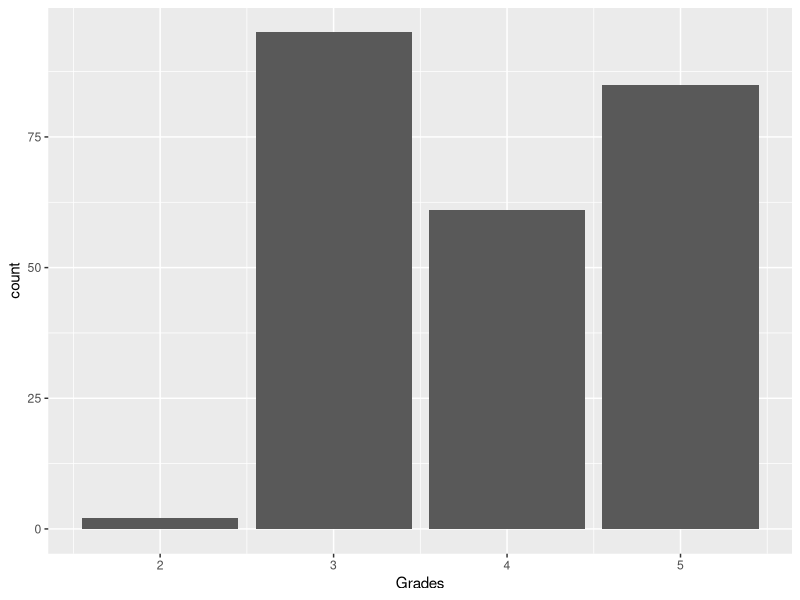
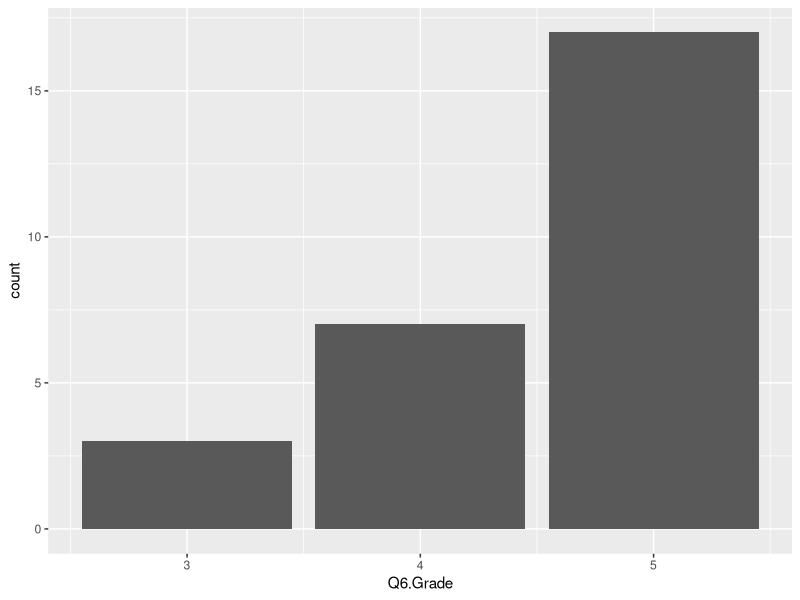
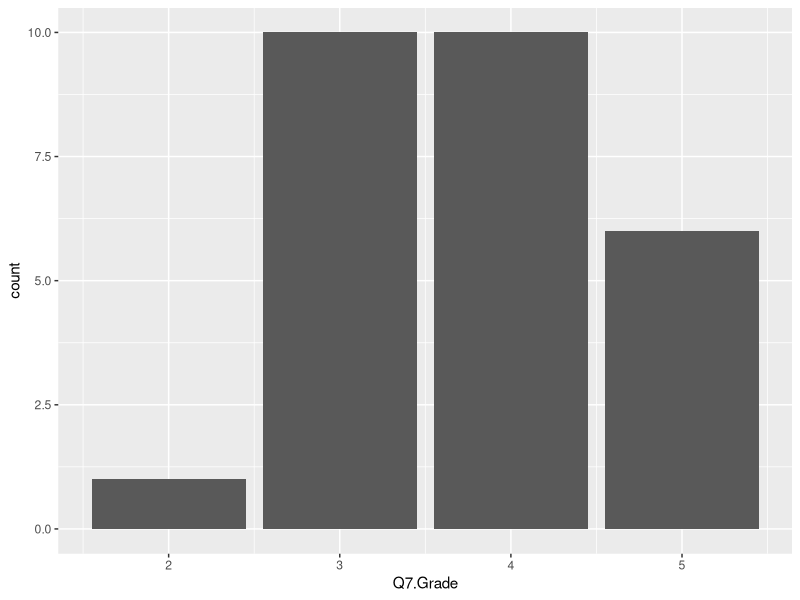
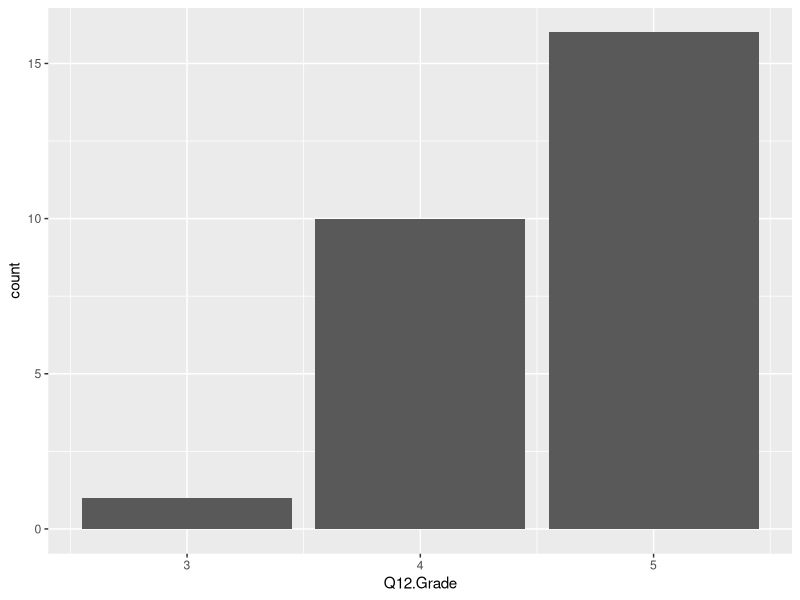
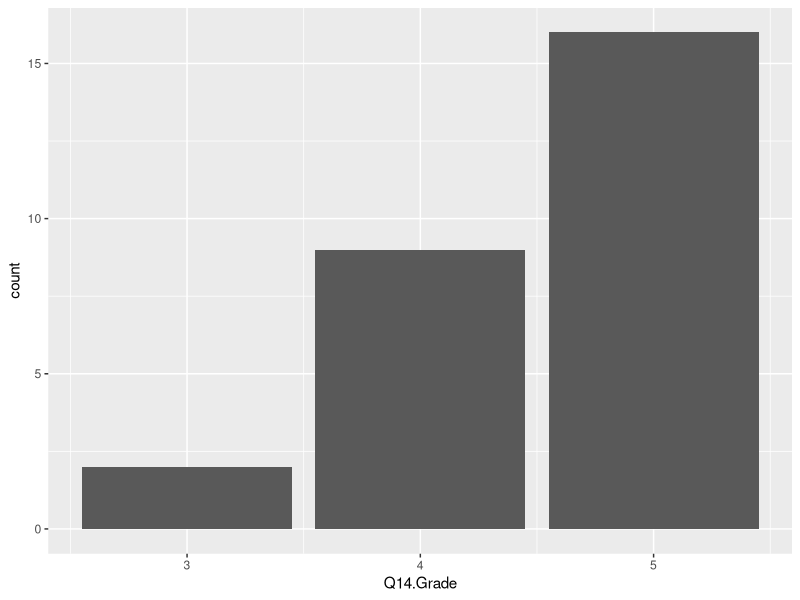
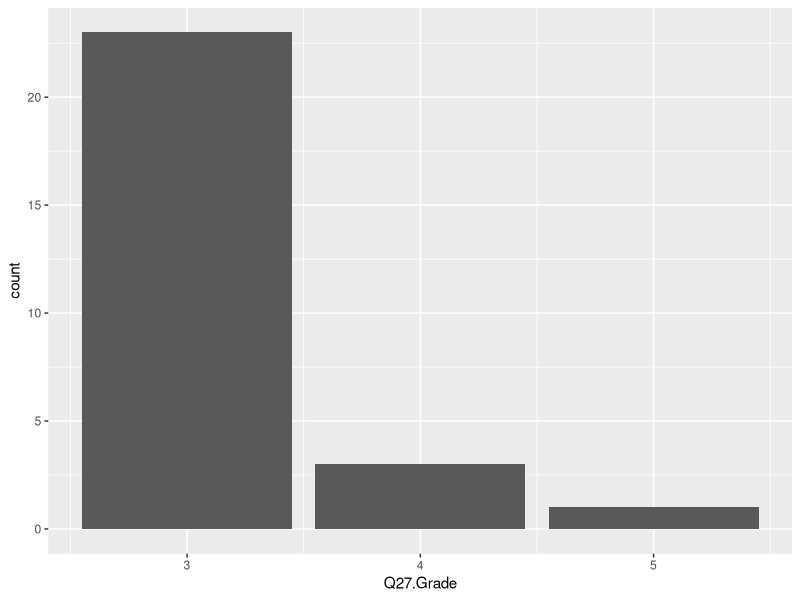
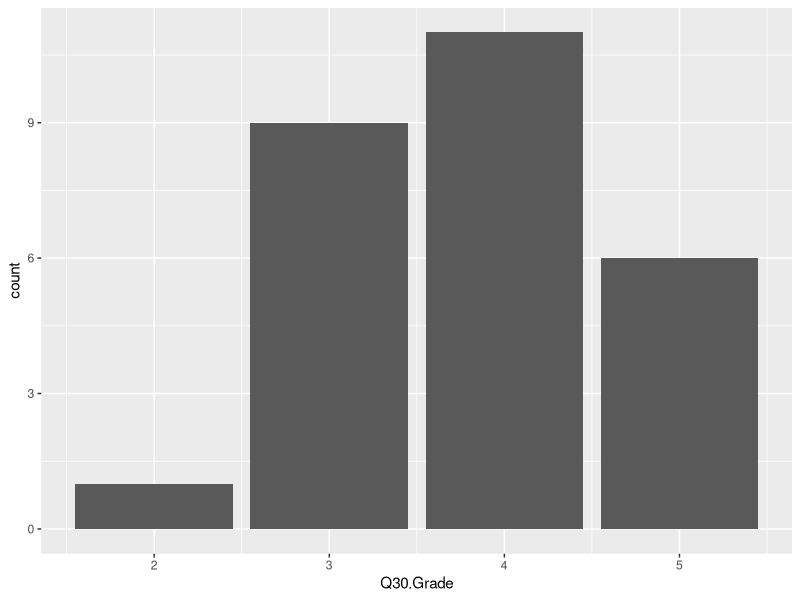
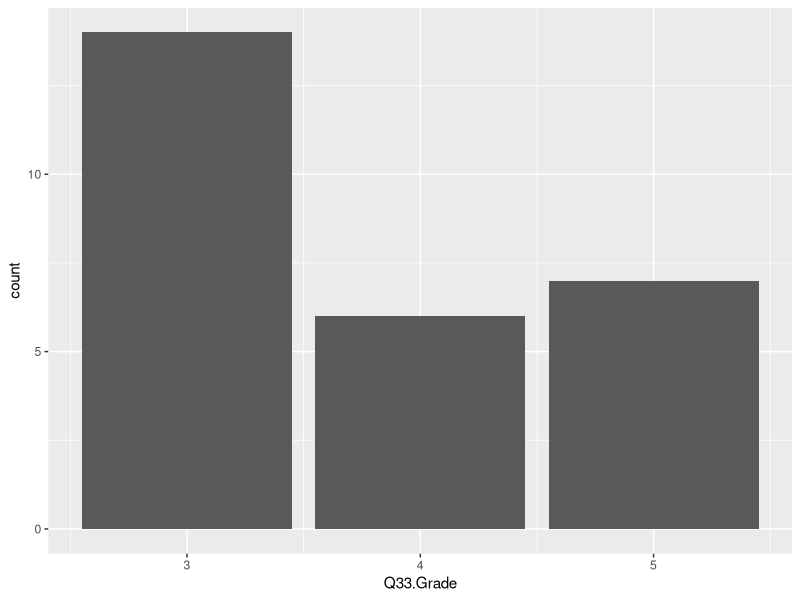

R code for these plots, in order:
## ---- chunk 1
knitr::opts_chunk$set(echo = TRUE)
## ---- chunk 2
setwd("~/Documents/FROST-SUMMER-2022")

library(tidyverse)
library(readxl)  
CK2.1 <- read_excel("FROST Grading CK 2.1_final.xlsx")
## ---- chunk 3
CK2.1_clean <- drop_na(CK2.1)
CK2.1_clean = subset(CK2.1_clean, select = -c(Student, GroupCK.2.1))
## ---- chunk 4
CK2.1_all <- data.frame(unlist(CK2.1_clean))
colnames(CK2.1_all)[1] <- "Grades"
## ---- chunk 5
CK2.1_all %>%
  count(Grades)
## ---- chunk 6
CK2.1_all %>%
  ggplot() +
  geom_bar(aes(x = Grades))
## ---- chunk 7
CK2.1_clean %>%
  count(Q6.Grade)
## ---- chunk 8
CK2.1_clean %>%
  ggplot() +
  geom_bar(aes(x = Q6.Grade))
## ---- chunk 9
CK2.1_clean %>%
  count(Q7.Grade)
## ---- chunk 10
CK2.1_clean %>%
  ggplot() +
  geom_bar(aes(x = Q7.Grade))
## ---- chunk 11
CK2.1_clean %>%
  count(Q12.Grade)
## ---- chunk 12
CK2.1_clean %>%
  ggplot() +
  geom_bar(aes(x = Q12.Grade))
## ---- chunk 13
CK2.1_clean %>%
  count(Q14.Grade)
## ---- chunk 14
CK2.1_clean %>%
  ggplot() +
  geom_bar(aes(x = Q14.Grade))
## ---- chunk 15
CK2.1_clean %>%
  count(Q27.Grade)
## ---- chunk 16
CK2.1_clean %>%
  ggplot() +
  geom_bar(aes(x = Q27.Grade))
## ---- chunk 17
CK2.1_clean %>%
  count(Q30.Grade)
## ---- chunk 18
CK2.1_clean %>%
  ggplot() +
  geom_bar(aes(x = Q30.Grade))
## ---- chunk 19
CK2.1_clean %>%
  count(Q33.Grade)
## ---- chunk 20
CK2.1_clean %>%
  ggplot() +
  geom_bar(aes(x = Q33.Grade))
## ---- chunk 21
CK2.1_clean %>%
  count(Q35.Grade)
## ---- chunk 22
CK2.1_clean %>%
  ggplot() +
  geom_bar(aes(x = Q35.Grade))
## ---- chunk 23
CK2.1_clean %>%
  count(Q36.Grade)
## ---- chunk 24
CK2.1_clean %>%
  ggplot() +
  geom_bar(aes(x = Q36.Grade))
